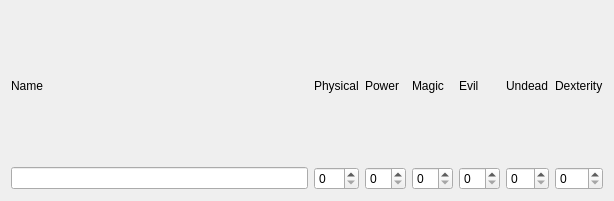
<?xml version="1.0" encoding="UTF-8"?>
<ui version="4.0">
 <class>vieBBArmourSourceWidget</class>
 <widget class="QWidget" name="vieBBArmourSourceWidget">
  <property name="geometry">
   <rect>
    <x>0</x>
    <y>0</y>
    <width>614</width>
    <height>201</height>
   </rect>
  </property>
  <property name="windowTitle">
   <string>vieBBArmourSourceWidget</string>
  </property>
  <layout class="QGridLayout" name="gridLayout">
   <item row="0" column="0">
    <widget class="QLabel" name="label_12">
     <property name="text">
      <string>Name</string>
     </property>
    </widget>
   </item>
   <item row="0" column="1">
    <widget class="QLabel" name="label_6">
     <property name="text">
      <string>Physical</string>
     </property>
    </widget>
   </item>
   <item row="0" column="2">
    <widget class="QLabel" name="label_7">
     <property name="text">
      <string>Power</string>
     </property>
    </widget>
   </item>
   <item row="0" column="3">
    <widget class="QLabel" name="label_8">
     <property name="text">
      <string>Magic</string>
     </property>
    </widget>
   </item>
   <item row="0" column="4">
    <widget class="QLabel" name="label_9">
     <property name="text">
      <string>Evil</string>
     </property>
    </widget>
   </item>
   <item row="0" column="5">
    <widget class="QLabel" name="label_10">
     <property name="text">
      <string>Undead</string>
     </property>
    </widget>
   </item>
   <item row="0" column="6">
    <widget class="QLabel" name="label_11">
     <property name="text">
      <string>Dexterity</string>
     </property>
    </widget>
   </item>
   <item row="1" column="0">
    <widget class="QLineEdit" name="lineEdit_2"/>
   </item>
   <item row="1" column="1">
    <widget class="QSpinBox" name="spinBox"/>
   </item>
   <item row="1" column="2">
    <widget class="QSpinBox" name="spinBox_2"/>
   </item>
   <item row="1" column="3">
    <widget class="QSpinBox" name="spinBox_3"/>
   </item>
   <item row="1" column="4">
    <widget class="QSpinBox" name="spinBox_4"/>
   </item>
   <item row="1" column="5">
    <widget class="QSpinBox" name="spinBox_5"/>
   </item>
   <item row="1" column="6">
    <widget class="QSpinBox" name="spinBox_6"/>
   </item>
  </layout>
 </widget>
 <layoutdefault spacing="6" margin="11"/>
 <resources/>
 <connections>
  <connection>
   <sender>lineEdit_2</sender>
   <signal>textChanged(QString)</signal>
   <receiver>vieBBArmourSourceWidget</receiver>
   <slot>actionNameBoxChanged(QString)</slot>
   <hints>
    <hint type="sourcelabel">
     <x>116</x>
     <y>182</y>
    </hint>
    <hint type="destinationlabel">
     <x>220</x>
     <y>-11</y>
    </hint>
   </hints>
  </connection>
  <connection>
   <sender>spinBox</sender>
   <signal>valueChanged(int)</signal>
   <receiver>vieBBArmourSourceWidget</receiver>
   <slot>actionPhysicalBoxChanged(int)</slot>
   <hints>
    <hint type="sourcelabel">
     <x>356</x>
     <y>182</y>
    </hint>
    <hint type="destinationlabel">
     <x>340</x>
     <y>16</y>
    </hint>
   </hints>
  </connection>
  <connection>
   <sender>spinBox_2</sender>
   <signal>valueChanged(int)</signal>
   <receiver>vieBBArmourSourceWidget</receiver>
   <slot>actionPowerBoxChanged(int)</slot>
   <hints>
    <hint type="sourcelabel">
     <x>407</x>
     <y>177</y>
    </hint>
    <hint type="destinationlabel">
     <x>383</x>
     <y>3</y>
    </hint>
   </hints>
  </connection>
  <connection>
   <sender>spinBox_3</sender>
   <signal>valueChanged(int)</signal>
   <receiver>vieBBArmourSourceWidget</receiver>
   <slot>actionMagicBoxChanged(int)</slot>
   <hints>
    <hint type="sourcelabel">
     <x>454</x>
     <y>175</y>
    </hint>
    <hint type="destinationlabel">
     <x>426</x>
     <y>21</y>
    </hint>
   </hints>
  </connection>
  <connection>
   <sender>spinBox_4</sender>
   <signal>valueChanged(int)</signal>
   <receiver>vieBBArmourSourceWidget</receiver>
   <slot>actionEvilBoxChanged(int)</slot>
   <hints>
    <hint type="sourcelabel">
     <x>492</x>
     <y>177</y>
    </hint>
    <hint type="destinationlabel">
     <x>471</x>
     <y>39</y>
    </hint>
   </hints>
  </connection>
  <connection>
   <sender>spinBox_5</sender>
   <signal>valueChanged(int)</signal>
   <receiver>vieBBArmourSourceWidget</receiver>
   <slot>actionUndeadBoxChanged(int)</slot>
   <hints>
    <hint type="sourcelabel">
     <x>524</x>
     <y>175</y>
    </hint>
    <hint type="destinationlabel">
     <x>512</x>
     <y>57</y>
    </hint>
   </hints>
  </connection>
  <connection>
   <sender>spinBox_6</sender>
   <signal>valueChanged(int)</signal>
   <receiver>vieBBArmourSourceWidget</receiver>
   <slot>actionDexterityBoxChanged(int)</slot>
   <hints>
    <hint type="sourcelabel">
     <x>580</x>
     <y>179</y>
    </hint>
    <hint type="destinationlabel">
     <x>554</x>
     <y>41</y>
    </hint>
   </hints>
  </connection>
 </connections>
 <slots>
  <slot>actionNameBoxChanged(QString)</slot>
  <slot>actionPhysicalBoxChanged(int)</slot>
  <slot>actionPowerBoxChanged(int)</slot>
  <slot>actionMagicBoxChanged(int)</slot>
  <slot>actionEvilBoxChanged(int)</slot>
  <slot>actionUndeadBoxChanged(int)</slot>
  <slot>actionDexterityBoxChanged(int)</slot>
 </slots>
</ui>
